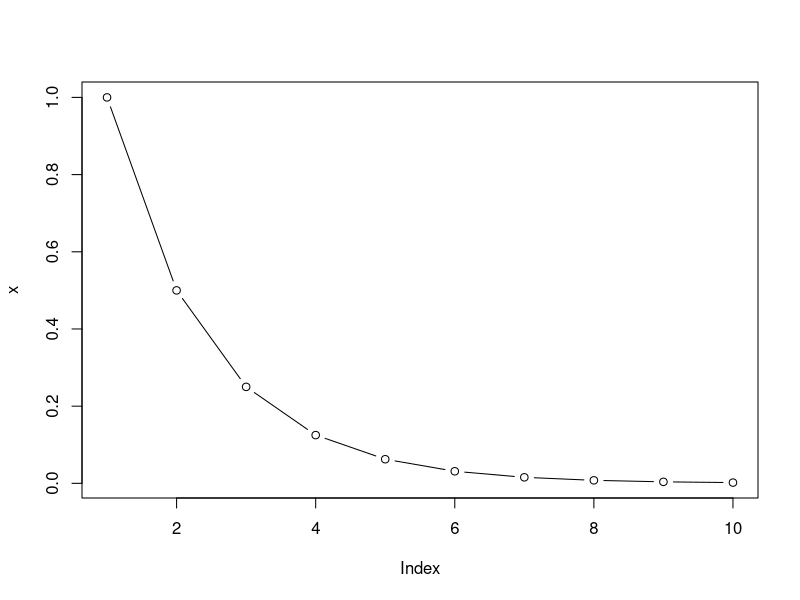
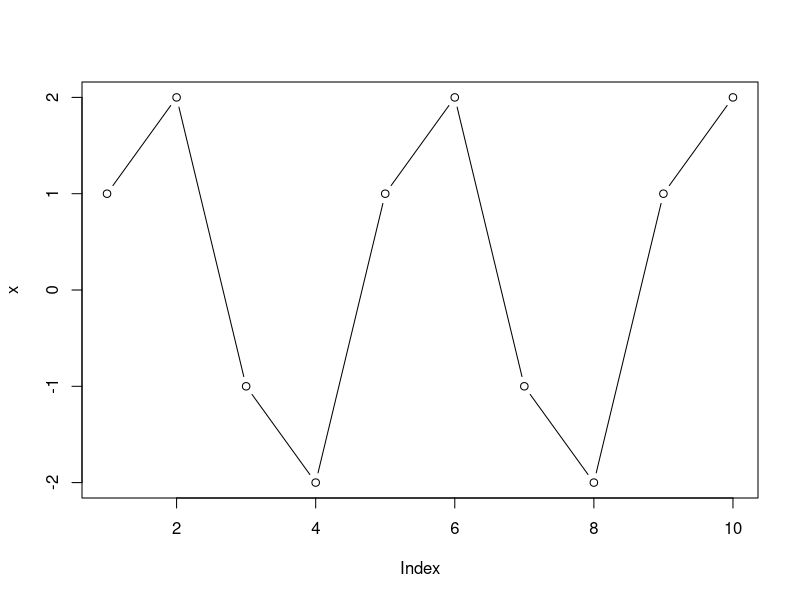
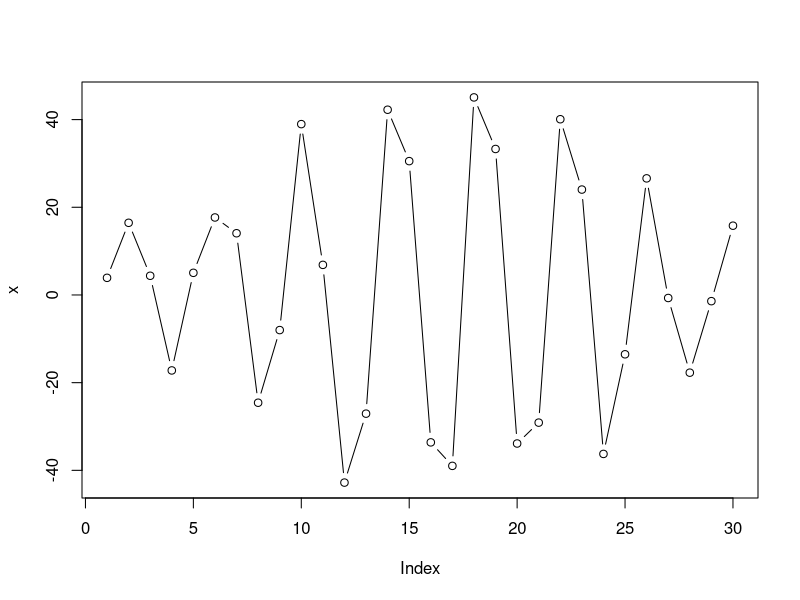

The R source for these figures, in order:
rm(list = ls())
x1 = 1
n = 10
a = 1/2
x = rep(0, n)
x[1] = x1
for (i in 2:n)
{
  x[i] = x[i-1] * a
}
print (x)
plot(x, type = 'b')

# sinusoid
rm(list = ls())
n = 10
x = c(1,2)
for (i in 3:n)
{
  x[i] = -x[i-2] 
}
print(x)
plot(x, type = 'b')



# AR2:
# general
rm(list = ls())
n = 30
# starting conditions
x1 = 1
x2 = 2
mySd = 8
myNoise = rnorm(n=n, sd = mySd)
x = c(x1, x2) + myNoise[1:2]
# coefficients
a1 = 0
a2 = -0.9
for (i in 3:n)
{
  deterministicRecursivePart = a1 * x[i-1] + a2 * x[i-2] 
  innovation = myNoise[i]
  x[i] = deterministicRecursivePart + innovation
}
print(x)
plot(x, type = 'b')

# https://www.r-bloggers.com/2010/05/dynamic-modeling-1-linear-difference-equations/


